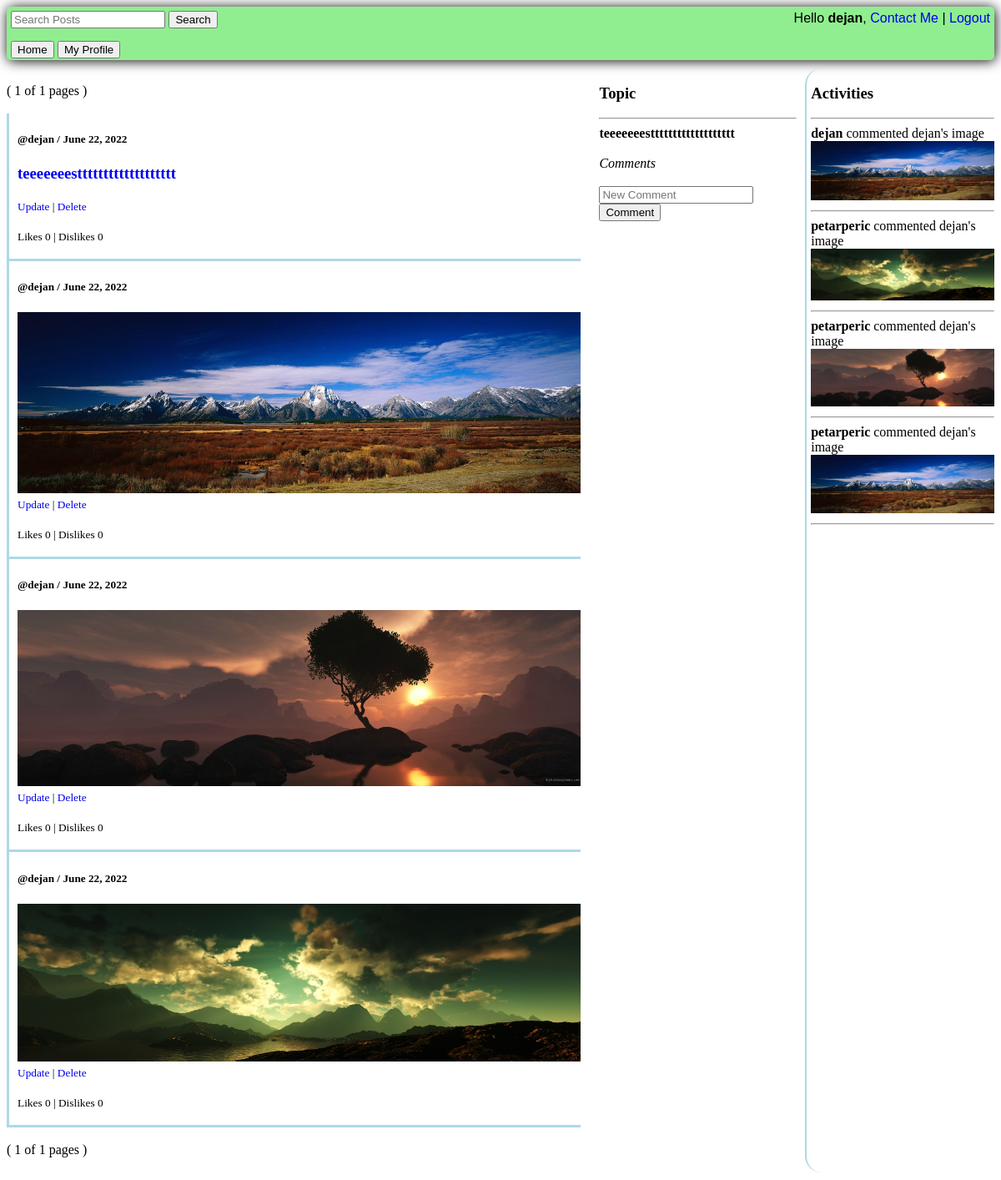
The page /comment/129/?page=1 (signed in) on the database its author committed.
### baseApp/models.py (models this page shows, shortened)
class Post(models.Model):
    user = models.ForeignKey(User, on_delete=models.SET_NULL, null=True)
    post = models.TextField()
    image = ResizedImageField(size=[1280, 720], quality=100, null=True, blank=True, upload_to='images/')
    updated = models.DateTimeField(auto_now=True)
    created = models.DateTimeField(auto_now_add=True)
    likes = models.ManyToManyField(User, blank=True, related_name='likes')
    dislikes = models.ManyToManyField(User, blank=True, related_name='dislikes')
    def __str__(self):
        return f'{self.post}'
    class Meta:
        ordering = ['-created']

class Comment(models.Model):
    user = models.ForeignKey(User, on_delete=models.CASCADE)
    post = models.ForeignKey(Post, on_delete=models.CASCADE)
    comment = models.TextField()
    participants = models.ManyToManyField(User, related_name='participants', blank=True)
    updated = models.DateTimeField(auto_now=True)
    created = models.DateTimeField(auto_now_add=True)
    class Meta:
        ordering = ['-created']

### baseApp/views.py (the view, shortened to what this page needs)
# urls.py: path('comment/<pk>/', views.comment, name='comment'),
@login_required(login_url='loginUser')
def comment(request, pk):
    participants = Comment.objects.all()
    post = Post.objects.get(pk=pk)
    comments = post.comment_set.all()
    p = Paginator(Post.objects.all(), 10)
    page = request.GET.get('page')
    try:
        posts = p.get_page(page)
    except EmptyPage:
        posts = p.get_page(p.num_pages)
    context = {'post': post, 'comments': comments, 'posts': posts, 'participants': participants, 'page': page}
    return render(request, 'baseApp/home.html', context)

### baseApp/templates/baseApp/home.html (shortened to what this page needs)
{% extends 'baseApp/base.html' %}
{% block content %}
<div class="columns-wrapper">
  <div class="left-column">
  {% include 'baseApp/columns/left.html' %}
  </div>
  <div class="center-column">
  {% include 'baseApp/columns/center.html' %}
  </div>
  <div class="right-column">
  {% include 'baseApp/columns/right.html' %}
  </div>
</div>
{% endblock %}

### baseApp/templates/baseApp/navbar.html (shortened to what this page needs)
{% if request.user.is_authenticated %}
{% load static %}
<div style="float: left;">
<form action="{% url 'search' %}" method="GET">
<input type="text" name="q" placeholder="Search Posts">
<input type="submit" value="Search">
</form>
</div>
<div style="text-align: right;">
Hello <b>{{request.user}}</b>,
<a href="{% url 'contact' %}"> Contact Me </a> |
<a href="{% url 'logoutUser' %}"> Logout </a> <br><br>
{% endif %}
<div style="text-align: left;">
<a href="{% url 'home' %}"> <button> Home </button> </a>
<a href="{% url 'myProfile' %}"> <button> My Profile </button> </a>
</div>
</div>

### baseApp/templates/baseApp/columns/left.html (shortened to what this page needs)
 <br>
( {{posts.number}} of {{posts.paginator.num_pages}} pages )<br><br>
{% for post in posts %}
<div class="post">
<h5>@{{post.user}} / {{post.created.date}}</h5>
<a href="{% url 'comment' post.pk %}?page={{posts.number}}">
<h3> {{post|slice:"500"|safe}} </h3>
{% if post.image %}
  <img src="{{ post.image.url }}" alt="" class="image"><br>
{% endif %}
{% if request.user.is_authenticated %}
  {% if request.user == post.user %}
  <small>
    <a href="{% url 'update' post.pk %}"> Update  </a> |
    <a href="{% url 'deletePost' post.pk %}"> Delete </a>
  </small> <br> <br>
  <small> Likes {{post.likes.count}} | Dislikes {{post.dislikes.count}} </small> <br><br>
  {% endif %}
{% endif %}
</a>
</div>
{% endfor %} <br>
( {{posts.number}} of {{posts.paginator.num_pages}} pages )<br><br>

### baseApp/templates/baseApp/columns/center.html (shortened to what this page needs)
{% if comments %}
<h3> Topic </h3>
<h4> {{post}} </h4> <hr>
{% if post.image %}
<a href="{% url 'pictures' post.id %}">
  <img src="{{ post.image.url }}" class="topicImage" style="width: 100%">
</a> <br> <br>
{% endif %}
<i> Comments </i> <br><br>
{% if request.user.is_authenticated %}
<form action="" method="POST">
  {% csrf_token %}
  <input type="text" name="comment" placeholder="New Comment">
  <input type="submit" value="Comment">
</form>
{% else %}
<a href="{% url 'loginUser' %}"> Login </a> or <a href="registerUser"> Register </a> So You Can Comment!
{% endif %}<br>
{% if messages %}
{% for message in messages %}
{{message}} <br> <br>
{% endfor %}
{% endif %}
{% for comment in comments %}
<div class="comment"> <br>
<b>@{{comment.user}}</b> / {{comment.created.date}} / {{comment.created.time}}
<p> - {{comment.comment|slice:"500"|safe}}
{% if request.user == comment.user %}
<small> <a href="{% url 'deleteComment' comment.pk %}"> | Delete </a> </small>
{% endif %}
</p>
</div>
{% endfor %} <br>
{% else %}
{% if request.user.is_authenticated %}
{% if post %}
<h3> Topic </h3> <hr>
<b> {{post}} </b> <br> <br>
<i>Comments</i> <br> <br>
<form action="" method="POST">
  <input type="text" name="comment" placeholder="New Comment">
  <input type="submit" value="Comment">
</form>
{% else %}
<p> 🢇 Click POST to see comments </p>
{% endif %}
{% endif %}
{% endif %}

### baseApp/templates/baseApp/columns/right.html
<h3> Activities </h3> <hr>
{% if participants %}
  {% for participant in participants %}
  {% if participant.post %}
  <b> {{ participant.user }} </b> commented {{ participant.post.user }}'s
  {% if participant.post.image %}
    image
    <a href="{% url 'comment' participant.post.id %}">
    <img src="{{ participant.post.image.url }}" style="width: 100%;">
    </a>
  {% else %}
    post <small><small>>></small></small>
    <a href="{% url 'comment'  participant.post.id %}"> {{ participant.post }} </a>
  {% endif %}
  {% endif %} <br><hr>
  {% endfor %}
{% else %}
    <h4> No Activities </h4>
{% endif %}

### baseApp/templates/baseApp/home.html (style rules this page uses)
.columns-wrapper { display: grid; grid-template-columns: 3fr 1fr 1fr; font-family:'Times New Roman', Times, serif; }
a { text-decoration: none; }
.center-column { text-decoration: none; }
.right-column { margin-left: 10px; border-left: 2px solid lightblue; border-radius: 20px; padding-left: 5px; overflow: scroll; }

### baseApp/templates/baseApp/columns/left.html (style rules this page uses)
.post { width: 95%; border-left: 3px solid lightblue; padding-left: 10px; padding-top: 1px; border-bottom: 3px solid lightblue; }
.image { width: 100%; max-height: auto; }

### rows shown on the page
Post: user "dejan", created "June 22, 2022", post "teeeeeeesttttttttttttttttttt", likes.count "0", dislikes.count "0"
Post: user "dejan", created "June 22, 2022", image (picture), likes.count "0", dislikes.count "0"
Post: user "dejan", created "June 22, 2022", image (picture), likes.count "0", dislikes.count "0"
Post: user "dejan", created "June 22, 2022", image (picture), likes.count "0", dislikes.count "0"
Comment: user "dejan", post.user "dejan", post.image (picture)
Comment: user "petarperic", post.user "dejan", post.image (picture)
Comment: user "petarperic", post.user "dejan", post.image (picture)
Comment: user "petarperic", post.user "dejan", post.image (picture)

### other values the page prints
{{ request.user }} "dejan"
{{ posts.number }} "1"
{{ posts.paginator.num_pages }} "1"
